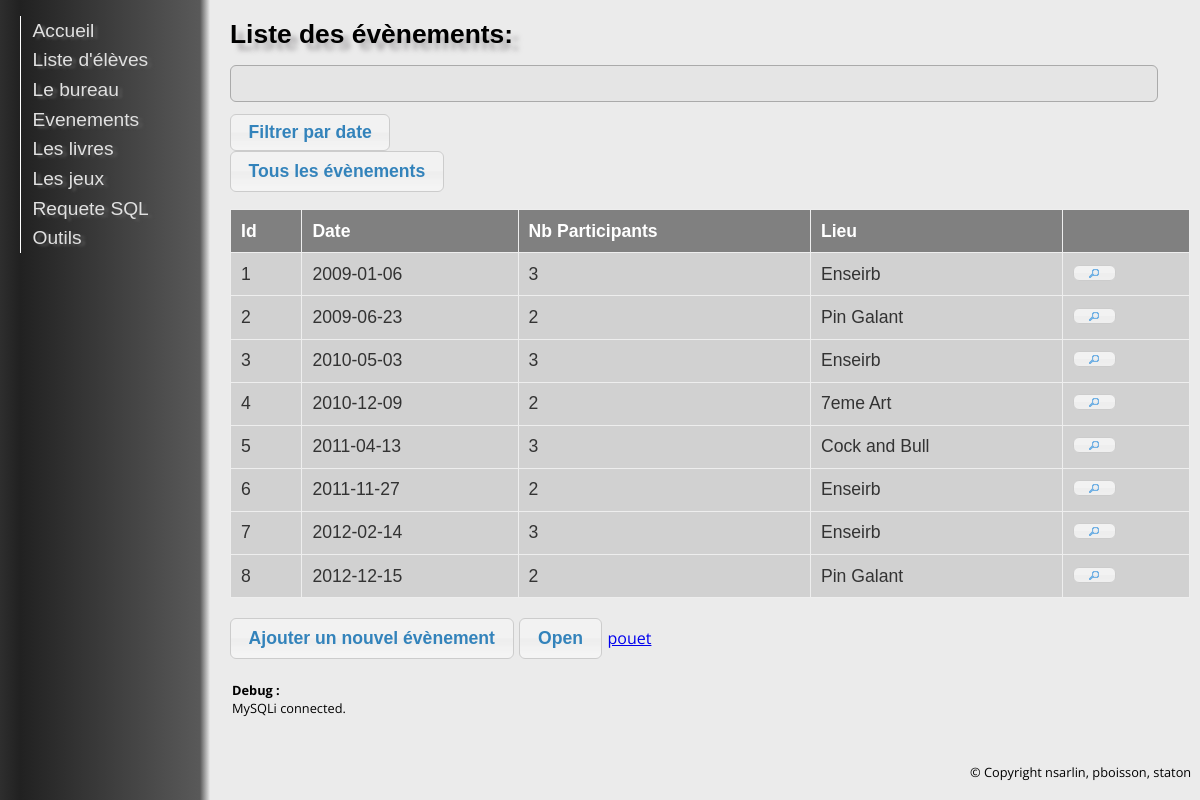
Screenshot of /?action=evt with the database file from the repository.
### index.php (called while the page is built, shortened)
<?php
$core = new Core();
$core->showPage();
?>

### src/classes/Evenement.class.php (called while the page is built, shortened)
<?php
class Evenement {
	private static $tableName="EVENEMENT";
	public function __construct($evenement = false)
	{
		if($evenement != false)
			$this->fetch($evenement);
	}
	public function fetch($result)
	{
		$this->id = $result['id_evt'];
		$this->date = $result['date_evt'];
		$this->lieu = $result['lieu'];
		Database::query("SELECT COUNT(*)
			FROM EVENEMENT, PARTICIPE
			WHERE EVENEMENT.id_evt = PARTICIPE.id_evt
			AND EVENEMENT.id_evt = ".$this->id);
		$res=Database::fetch();
		$this->nbParticipants=$res['COUNT(*)'];
	}
	public static function getListe()
	{
		$query = "select * from ".Evenement::$tableName;
		$results = Database::query($query);
		return $results;
	}
}
?>

### src/libs/Database.lib.php (called while the page is built, shortened)
<?php
class Database implements genericInterface {
	private static $base;
	public static $lastResult;
	public static function init() {
		$mysqlDB=Config::$mysqlDB;
		Database::$base = new mysqli($mysqlDB->host, $mysqlDB->user, $mysqlDB->password, "", $mysqlDB->port);
	}
	public static function query($query, $debug=false) {
		$return = Database::$base->query($query);
		Database::$lastResult=$return;
		return $return;
	}
	public static function fetch($result = false)
	{
		if($result==false)
			return Database::$lastResult->fetch_assoc();
		else
			return $result->fetch_assoc();
	}
}
?>

### src/pages/EvenementsPage.class.php (the view, shortened to what this page needs)
<?php
class EvenementsPage extends Layout{
	private $date_ev="";
	public function bodyHTML() {
?>
<div id="liste" class="ui-widget">
	<?php
	if(isset($_GET['historique']))
		echo "<h1>Historique des Membres du bureau :</h1>";
	else
		echo "<h1>Liste des évènements:</h1>";
    ?>
    <form method=GET action="index.php">
        <input type="text" name="date_ev" id="date_ev" value="<?php echo $this->date_ev; ?>" class="text ui-widget-content ui-corner-all"/>
        <input type="submit" value="Filtrer par date" />
    </form>
    <button id="all_evt">Tous les évènements</button>
    <table id="users" class="ui-widget ui-widget-content">
        <thead class="ui-widget-header ">
				<th>Id</th>
				<th>Date</th>
				<th>Nb Participants</th>
				<th>Lieu</th>
				<th></th>
        </thead>
        <tbody>
		<?php
			$result=Evenement::getListe();
			if(!($result))
			{
				echo "Erreur de requete : ".Database::errorMsg();
			}
			else
			{
				while($res = Database::fetch($result))
				{
					$evenement = new Evenement($res);
					if(empty($this->date_ev) || $evenement->date == $this->date_ev)
					{
						echo "<tr onclick='javascript:open_info(".$evenement->id.")'>";
						echo "<td>".$evenement->id."</td>";
						echo "<td>".$evenement->date."</td>";
						echo "<td>".$evenement->nbParticipants."</td>";
						echo "<td>".$evenement->lieu."</td>";
						echo "<td><button class='bubu' onclick='javascript:open_info(".$evenement->id.")'></button></td>";
						echo "</tr>";
					}
				}
			}
		?>
        </tbody>
    </table>
</div>
<button id="create-evt">Ajouter un nouvel évènement</button>
<button id="open-info">Open</button>
<a href="#" onclick="javascript:openn();">pouet</a>
		<?php
	}
}
?>

### ressources/style.css (style rules this page uses)
body { font-family: 'Open Sans', sans-serif; background-color:#EBEBEB; }
h1 { font-weight: bold; text-align: left; font-family: 'Arial Black', Gadget, sans-serif; font-size: 1.5em; line-height: 110%; text-shadow: 7px 7.0px 5px rgba(142, 139, 143, 0.7); margin: .6em 0; }
#liste table { display: table; border-collapse: collapse; width: 70%; }
#liste td, th { background-color:#D1D1D1; text-align:center; padding: 10px; overflow: hidden; text-overflow: ellipsis; font-size: 100%; border: 1px solid grey; }
#liste th { background-color:gray; color:white; border: 2px solid black; }
input.text { margin-bottom:12px; width:95%; padding: .4em; }
div#liste { margin: 20px 0; }
div#liste table { margin: 1em 0; border-collapse: collapse; width: 100%; }
div#liste table td, div#liste table th { border: 1px solid #eee; padding: .6em 10px; text-align: left; }

### rows the page displays
evenement: id_evt "1", date_evt "2009-01-06", nbParticipants "3", lieu "Enseirb"
evenement: id_evt "2", date_evt "2009-06-23", nbParticipants "2", lieu "Pin Galant"
evenement: id_evt "3", date_evt "2010-05-03", nbParticipants "3", lieu "Enseirb"
evenement: id_evt "4", date_evt "2010-12-09", nbParticipants "2", lieu "7eme Art"
evenement: id_evt "5", date_evt "2011-04-13", nbParticipants "3", lieu "Cock and Bull"
evenement: id_evt "6", date_evt "2011-11-27", nbParticipants "2", lieu "Enseirb"
evenement: id_evt "7", date_evt "2012-02-14", nbParticipants "3", lieu "Enseirb"
evenement: id_evt "8", date_evt "2012-12-15", nbParticipants "2", lieu "Pin Galant"

### other values shown
$string "MySQLi connected."
